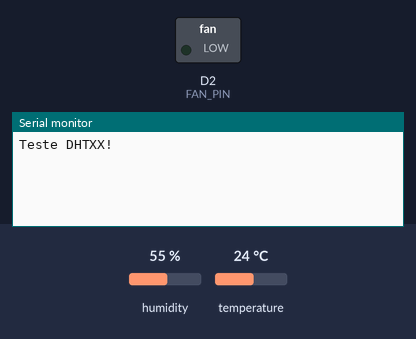
The sketch below on a simulated ESP8266 (NodeMCU). Parts: switched loads named in the sketch (green lamp = pin HIGH), the last lines printed to the serial monitor. The test bench sets the inputs (shaded band); at power-on: temperature 24 °C, humidity 55 %. WiFi joins after 1.5 s; servers stay silent unless stated.

Above: at 3.0 s.
3.1 s: temperature set to 24.6 °C
At 4.2 s:
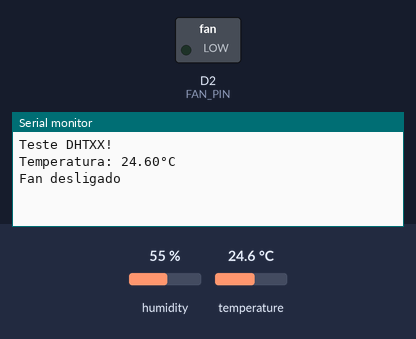
5.8 s: temperature set to 25.3 °C
At 7.1 s:
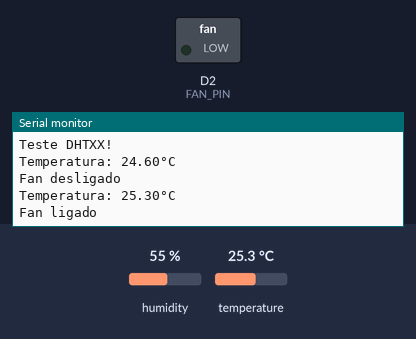

The sketch:

VentilatorIOT.ino
```cpp
//define BLYNK_PRINT Serial
//define BLYNK_DEFAULT_PORT 80
#define BLYNK_TEMPLATE_ID "TMPL2KYed0-RL"
#define BLYNK_TEMPLATE_NAME "Quickstart Template"
#define BLYNK_AUTH_TOKEN "rZWaDMBYDbqd5CFQkthfEPMXmO2XyyRJ"
#include <ESP8266WiFi.h>
#include <BlynkSimpleEsp8266.h>
#include "DHT.h"

#define DHTPIN D5 // Pino digital conectado ao sensor DHT
#define DHTTYPE DHT22 // DHT 22 (AM2302), AM2321
#define FAN_PIN D2 // relé do ventilador

char auth[] = "rZWaDMBYDbqd5CFQkthfEPMXmO2XyyRJ";
char ssid[] = "iPhone de Gabriel";
char pass[] = "123456789";

float tempDHT;
bool fanOn = false;
float val = 26.00;

// inicializa o sensor DHT.
DHT dht(DHTPIN, DHTTYPE);

void setup() {
  Serial.begin(115200);
  Blynk.begin(auth, ssid, pass);
  pinMode(FAN_PIN, OUTPUT);
  digitalWrite(FAN_PIN, LOW);
  Serial.println(F("Teste DHTXX!"));
  dht.begin();
}

void loop() {
  Blynk.run();
  delay(2000);
  tempDHT = dht.readTemperature();

  if (isnan(tempDHT)) {
    Serial.println("Falha ao ler o sensor DHT!");
    return;
  }

  Serial.print(F("Temperatura: "));
  Serial.print(tempDHT);
  Serial.print(F("°C "));
  Serial.println();

  Serial.println();

  if (tempDHT >= 25.00) {
    pinMode(FAN_PIN, OUTPUT);
    Serial.println("Fan ligado");
  }
  else {
    pinMode(FAN_PIN, INPUT);
    Serial.println("Fan desligado");
  }

  Blynk.virtualWrite(V1, tempDHT); // Envie a temperatura para o widget virtual V1 do Blynk
}
```

Measured:
- the behaviour switches between 24.9 and 25 °C on temperature (found by bisection; images 1 and 2)
- after the input at 3.1 s, the serial monitor: prints a new line after 0.71 s (image 1)
- after the input at 5.8 s, the serial monitor: prints a new line at once (image 2)
